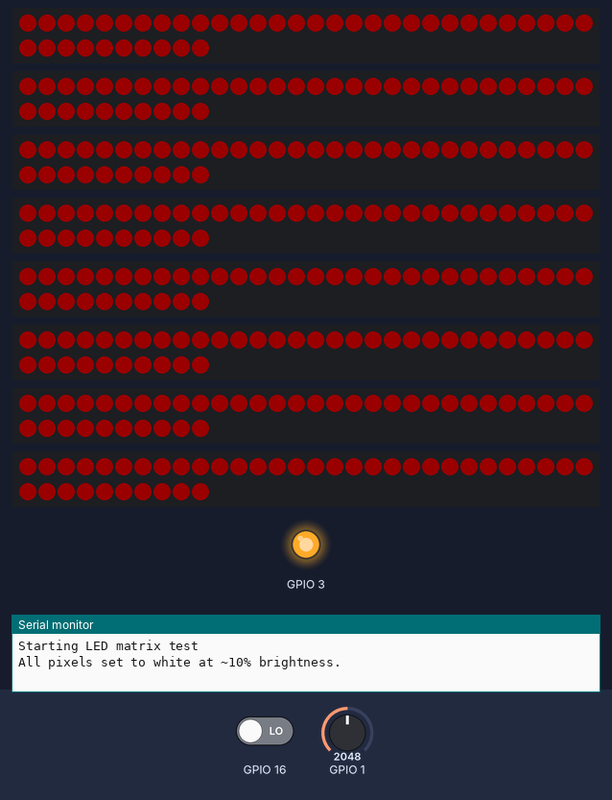
The program below on a simulated ESP32-S3. On the bench: 8 × 40 RGB LEDs in strip order, left to right, continuing on the next row, output pins drawn as LEDs (lit = HIGH), the last lines printed to the serial monitor. The test bench sets the inputs (shaded band); at power-on: GPIO 1 = 2048, GPIO 16 LOW (analog values on the 0–4095 scale). Dim RGB values are drawn brighter than linear.

Above: at 1.2 s.
1.3 s: GPIO 1 set to 2964
At 3.2 s:
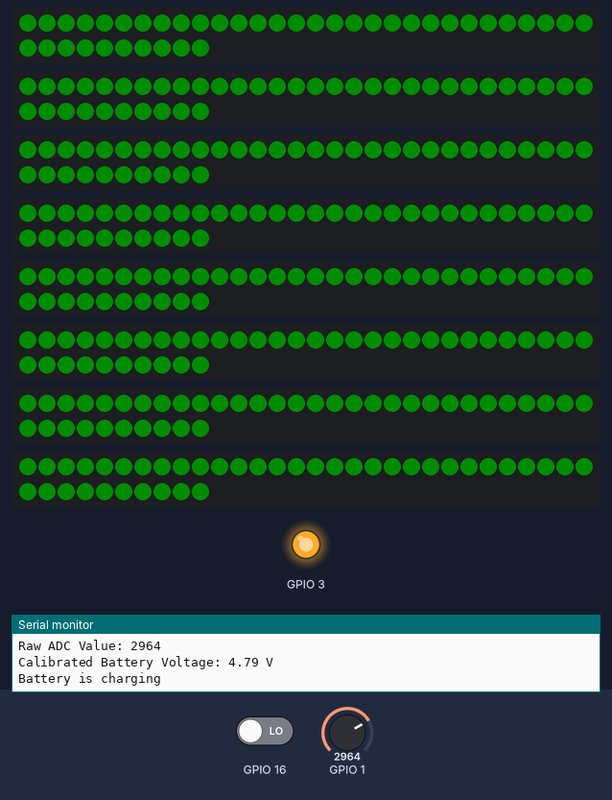
7.6 s: GPIO 1 set to 3062
At 8.4 s:
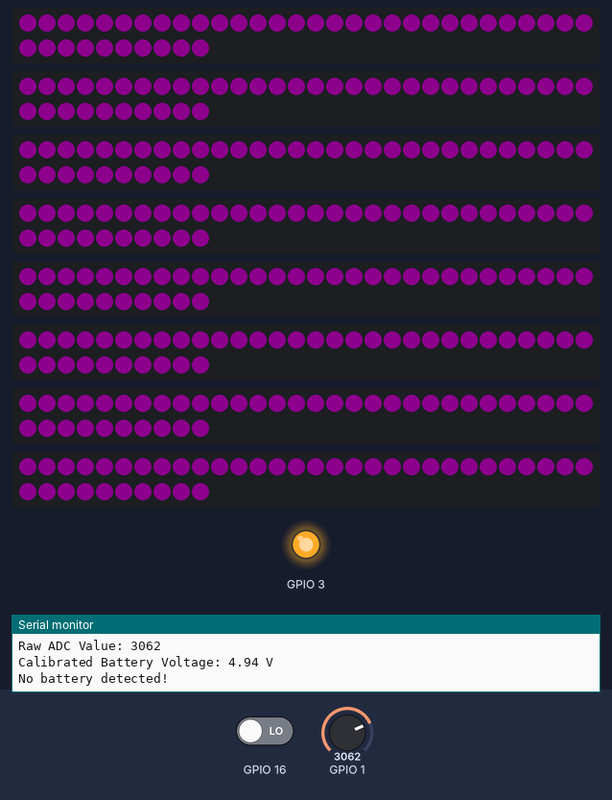
Timing chart, 0 to 10.6 s (numbered marks = the images above; inputs shaded):
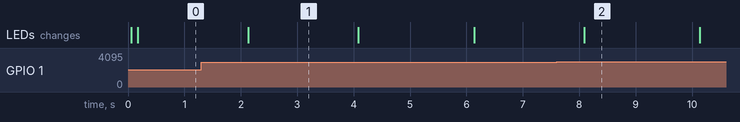

The program:

main.cpp
```cpp
#include <Arduino.h>
#include <FastLED.h>
#include <gamer_pins.h>
#include <driver/adc.h>
#include <esp_adc_cal.h>


// Test configuration: 8 sections, 40 pixels each
#define NUM_SECTIONS 8
#define PIXELS_PER_SECTION 40

// Pins for each section
const uint8_t SECTION_PINS[NUM_SECTIONS] = { DISP1, DISP2, DISP3, DISP4, DISP5, DISP6, DISP7, DISP8 };
// Per-section LED buffers
CRGB leds[NUM_SECTIONS][PIXELS_PER_SECTION];

// Time variable for battery handling
unsigned long t_battRead = 0; // Time of last battery read

// Animation state — simplified: cycle solid colors
unsigned long t_animTick = 0;
unsigned long animInterval = 100; // ms between animation updates
// color-cycling
const CRGB SOLID_COLORS[] = { CRGB::Red, CRGB::Green, CRGB::Blue, CRGB::Yellow, CRGB::Purple, CRGB::Cyan, CRGB::White };
const int NUM_SOLID_COLORS = sizeof(SOLID_COLORS) / sizeof(SOLID_COLORS[0]);
int colorIndex = 0;
unsigned long t_colorChange = 0;
const unsigned long colorChangeInterval = 2000; // ms per solid color

const uint8_t BASE_BRIGHTNESS = 26;

// helper prototypes
void animStepOnce();
void fillAll(const CRGB &c);

// ADC calibration variables
esp_adc_cal_characteristics_t *adc_chars;
#define DEFAULT_VREF    1100        // Use adc2_vref_to_gpio() to obtain a better estimate
#define NO_OF_SAMPLES   64          // Multisampling for stability
#define ADC_ATTEN       ADC_ATTEN_DB_12  // 11dB attenuation (~0-3.6V)

float readBatteryVoltage();

// --- Animation implementations ---
void fillAll(const CRGB &c) {
  for (int s = 0; s < NUM_SECTIONS; ++s)
    for (int i = 0; i < PIXELS_PER_SECTION; ++i)
      leds[s][i] = c;
}

void animStepOnce() {
  // show the current solid color at base brightness
  FastLED.setBrightness(BASE_BRIGHTNESS);
  fillAll(SOLID_COLORS[colorIndex]);
  FastLED.show();
}

// Old animated modes removed — now using simple solid-color cycle


void setup() {
  Serial.begin(115200);
  delay(50);
  Serial.println("Starting LED matrix test");

  pinMode(StatusLED, OUTPUT);
  digitalWrite(StatusLED, HIGH);

  // Configure ADC for battery voltage reading
  analogReadResolution(12);  // 12-bit resolution (0-4095)
  analogSetAttenuation(ADC_11db);  // 11dB attenuation for ~0-3.6V range

  // Configure ADC calibration
  adc_chars = (esp_adc_cal_characteristics_t *)calloc(1, sizeof(esp_adc_cal_characteristics_t));
  esp_adc_cal_value_t val_type = esp_adc_cal_characterize(ADC_UNIT_1, ADC_ATTEN, ADC_WIDTH_BIT_12, DEFAULT_VREF, adc_chars);

  // Register each section with FastLED. Each call uses the pin macro for that section.
  FastLED.addLeds<WS2812, DISP1, GRB>(leds[0], PIXELS_PER_SECTION);
  FastLED.addLeds<WS2812, DISP2, GRB>(leds[1], PIXELS_PER_SECTION);
  FastLED.addLeds<WS2812, DISP3, GRB>(leds[2], PIXELS_PER_SECTION);
  FastLED.addLeds<WS2812, DISP4, GRB>(leds[3], PIXELS_PER_SECTION);
  FastLED.addLeds<WS2812, DISP5, GRB>(leds[4], PIXELS_PER_SECTION);
  FastLED.addLeds<WS2812, DISP6, GRB>(leds[5], PIXELS_PER_SECTION);
  FastLED.addLeds<WS2812, DISP7, GRB>(leds[6], PIXELS_PER_SECTION);
  FastLED.addLeds<WS2812, DISP8, GRB>(leds[7], PIXELS_PER_SECTION);

  // Set global brightness to ~10%
  FastLED.setBrightness(BASE_BRIGHTNESS);

  // Set all pixels in every section to white
  for (int s = 0; s < NUM_SECTIONS; ++s) {
    for (int i = 0; i < PIXELS_PER_SECTION; ++i) leds[s][i] = CRGB::White;
  }
  FastLED.show();
  Serial.println("All pixels set to white at ~10% brightness.");
  // initialize animation timers
  t_animTick = millis();
  t_colorChange = millis();
  colorIndex = 0;


}

void loop() {
  // Animation frame timing (non-blocking)
  if (millis() - t_animTick >= animInterval) {
    t_animTick = millis();
    animStepOnce();
  }

  // Cycle solid color every colorChangeInterval ms
  if (millis() - t_colorChange >= colorChangeInterval) {
    t_colorChange = millis();
    colorIndex = (colorIndex + 1) % NUM_SOLID_COLORS;
  }

  // Periodically check battery every 2s (unchanged)
  if (millis() - t_battRead > 2000) {
    t_battRead = millis();

    // Raw ADC for diagnostics
    int raw_adc = analogRead(ABAT);
    float voltage = readBatteryVoltage();

    Serial.println("-------------------------------");
    Serial.print("Raw ADC Value: ");
    Serial.println(raw_adc);
    Serial.print("Calibrated Battery Voltage: ");
    Serial.print(voltage, 2);
    Serial.println(" V");

    // Check if battery likely present (adjust threshold as needed)
    if (raw_adc < 3000) {
      // Battery connected - check charge status
      if (digitalRead(ChgStat) == LOW) {
        Serial.println("Battery is charging");
      } else {
        Serial.println("Battery is full / not charging");
      }
    } else {
      Serial.println("No battery detected!");
    }
    Serial.println();
  }


  delay(5);
}

float readBatteryVoltage() {
  uint32_t adc_reading = 0;
  for (int i = 0; i < NO_OF_SAMPLES; i++) {
    adc_reading += analogRead(ABAT);
  }
  adc_reading /= NO_OF_SAMPLES;

  uint32_t voltage_mv = esp_adc_cal_raw_to_voltage(adc_reading, adc_chars);
  float battery_voltage = (voltage_mv / 1000.0) * 2.0; // account for divider
  battery_voltage += 0.01; // small offset for FET drop
  return battery_voltage;
}
```

Measured:
- the behaviour switches between 2999 and 3000 on GPIO 1 (found by bisection; images 1 and 2)
- what the display in image 1 shows lasts 2.0 s, from 2.1 s to 4.1 s
